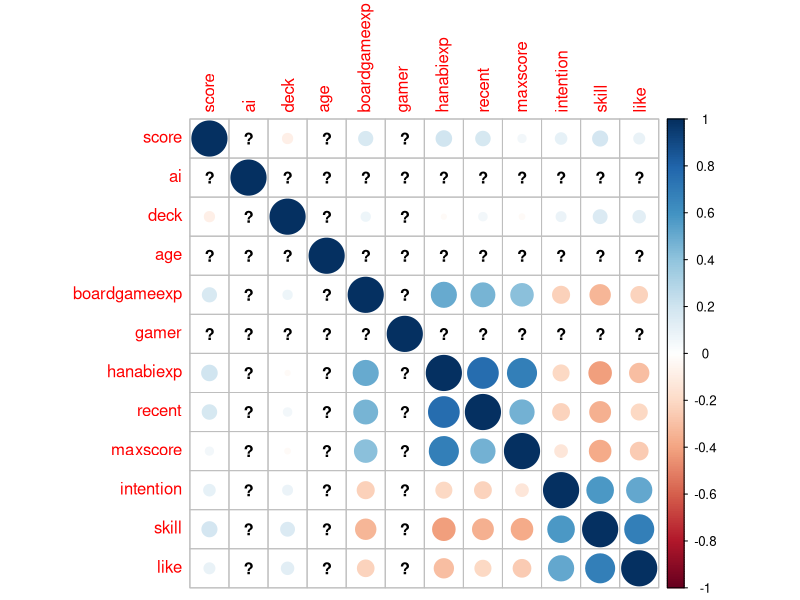

This chart was generated by the following R code: (Note: this script raises an error after producing the figure.)
rm(list=ls())
library(xtable)
library(corrplot)
library(multcomp)

#####################################################################
##################     DESCRIPTIVE STATISTICS   #####################
#####################################################################

part <- read.csv("participants.csv")
head(part)
names(part)
dim(part)
summary(part[,c(4,1:2,8,6,10,9,3,5)])

## $N = 224$ participants, only $N_c = 171$ gave complete answers to the
## questionnaire (i.e. $N_m$ = 53 questionnaires with missing values).

## Extract observations with missing values:
compl<-part[complete.cases(part),-c(1,14)]
compl$ai<-as.numeric(compl$ai)
compl$age<-as.numeric(compl$age)
compl$gamer<-as.numeric(compl$gamer)

M <- cor(compl[,c(3,1:2,4:12)])
corrplot(M, method="circle") ### simple correlations! not conditionals

### Hanabiexp, recent and maxscore seem to correlate highly
### Intention, skill and like seem to correlate highly
### gamer and boardgameexp seem to correlate highly

levels(part$ai)[1]<-"full"
levels(part$ai)[2]<-"intentional"
levels(part$ai)[3]<-"base.outer"
part$ai<-relevel(part$ai, "base.outer")

#####################################################################
##################           PERFORMANCE        #####################
#####################################################################

### Mod 1: What you suggested:
mod1<-lm(score~factor(ai)+factor(hanabiexp)+
           factor(boardgameexp)+factor(maxscore)+
           factor(recent), data=part)
anova(mod1)  ## no effect of hanabiexp, boardgameexp, maxscore or recent on score

## Multiple testing:
amod <- aov(score~ai+factor(hanabiexp)+
              factor(boardgameexp)+factor(maxscore)+
              factor(recent), data=part)
tuk <- glht(amod, linfct = mcp(ai = "Tukey"))
tuk.cld <- cld(tuk)
old.par <- par(mai=c(1,1,1.25,1), no.readonly=TRUE)
plot(tuk.cld, ylab="Scores") ### conditional on hanabiexp, boardgameexp, maxscore or recent on score 
par(old.par) ## a and a means they are not sig different, b and b are not sig diff.
## Intentional is not sign different from full in this case.

### Other perspective:
### Mod 2: Complete model (include all variables)
mod2<-lm(score~factor(ai)+factor(deck)+factor(age)+
           factor(boardgameexp)+factor(gamer)+factor(hanabiexp)+
           factor(recent)+factor(maxscore)+factor(intention)+
           factor(skill)+factor(like), data=part)
anova(mod2)  

### Mod 3: Significant variables from complete model + interactions
mod3<-lm(score~factor(ai)*factor(hanabiexp)*
           factor(intention)*factor(skill), data=part)
anova(mod3) ## interactions are not significant

### Mod 4: What matters:
mod4<-lm(score~factor(ai)+factor(intention)+factor(skill), data=part)
anova(mod4)
summary(mod4)
part$ai<-factor(part$ai)

### Multiple testing:
amod <- aov(score~ai+factor(intention)+factor(skill), data=part)
tuk <- glht(amod, linfct = mcp(ai = "Tukey"))
tuk.cld <- cld(tuk)
old.par <- par(mai=c(1,1,1.25,1), no.readonly=TRUE)
plot(tuk.cld, ylab="Scores") ### conditional on intention and skill, 
par(old.par) ## a and a means they are not sig different, b is.
## Intentional is sign different from the others, controlling for intention and skill.

#####################################################################
##################           ACCEPTANCE         #####################
#####################################################################

library(reshape)

names(part)
compl<-part[complete.cases(part),c(2,11:13)]
mytable <- data.frame(compl) 
aa<-melt(mytable,id=c("ai","intention","skill"))
bb<-cast(aa,ai~skill,sum)
cc<-cast(aa,ai~intention,sum)

### there are no enough values for skill = 5 or intention = 1 or 5, so 
### I will equate skill  = 5 to skill = 4 and 
### intention = 1 to intention =2 and intention =5 to intention =4
### I will work with the sum of like per category:

head(compl)
compl[compl$skill==5,]$skill<-4
compl[compl$intention==5,]$intention<-4
compl[compl$intention==1,]$intention<-2
summary(compl)

aa<-melt(compl,id=c("ai","intention","skill"))
bb1<-cast(aa,ai~skill,sum)
chisq.test(bb1) ### sum of like per AI and Skill are independent. 
mosaicplot(bb1, color=T,main="Skill") 
bb2<-cast(aa,ai~intention,sum)
chisq.test(bb2) ### sum of like per AI and intention are independent.
mosaicplot(bb2, color=T,main="Intention")

#####################################################################
##################           REPETITIONS        #####################
#####################################################################

rm(list=ls())
games <- read.csv("games.csv")
head(games)
names(games)

dat<-games[,c("id","ai","score","time")]
summary(dat)

NN<-170 ## maximum # of games per player per AI
full<-matrix(0,224,NN)
for(i in 1:224){
  out<-as.vector(games[games$id==levels(games$id)[i]&
                       games$ai==levels(games$ai)[1],]$score)
  pr<-ifelse(length(out)==0,next,1)
  full[i,]<-c(out,rep("NA",NN-length(out)))
}

inte<-matrix(0,224,NN)
for(i in 1:224){
  out<-as.vector(games[games$id==levels(games$id)[i]&
                         games$ai==levels(games$ai)[2],]$score)
  pr<-ifelse(length(out)==0,next,1)
  inte[i,]<-c(out,rep("NA",NN-length(out)))
}

outer<-matrix(0,224,NN)
for(i in 1:224){
  out<-as.vector(games[games$id==levels(games$id)[i]&
                         games$ai==levels(games$ai)[3],]$score)
  pr<-ifelse(length(out)==0,next,1)
  outer[i,]<-c(out,rep("NA",NN-length(out)))
}

par(mfrow=c(3,1))
matplot(t(full),type='l', main="Full",ylim=c(0,25))
matplot(t(inte),type='l', main="Intentional",ylim=c(0,25))
matplot(t(outer),type='l', main="Outer",ylim=c(0,25))

### seems like it doesn't!
## let's check the numbers:

games$id<-as.numeric(games$id)
games$time<-games$time-min(games$time)
newd<-games[,-c(3,5,6)]
head(games[order(newd$id),])
aa<-lm(score~factor(ai)*time+factor(id), data=games)
anova(aa)
summary(aa)

round(aa$coefficients[c(1:4,228:229)],9)
### controlling by player and AI, when time increases (I'm 
### assuming this is the case of more games) then the score 
### DECREASES significantly (the coefficient is negative)
